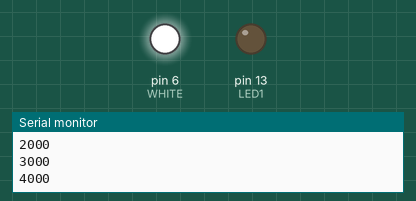
Bench run of a sketch on a simulated Arduino Uno, built with avr-gcc and run on an emulated ATmega328P. Shown: output pins drawn as LEDs (lit = HIGH), the last lines printed to the serial monitor.

Above: at 5.0 s.
At 15.0 s:
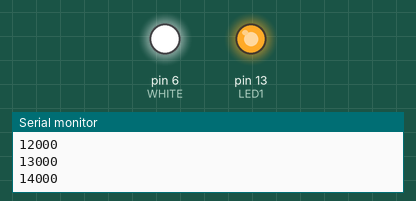
Timing chart, 0 to 23.0 s (numbered marks = the images above):
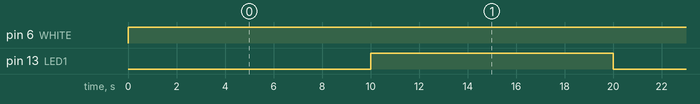

The sketch:

testdayo.ino
```cpp
// LED1のピン番号を定義
#define LED1 13
#define WHITE 6

// プロトタイプ宣言
int blink(int pin, int state);
void blink_1sec_led(unsigned char &count, int &state);

void setup(){
    // LED1を出力モードに設定
    pinMode(LED1, OUTPUT);
    pinMode(WHITE, OUTPUT);
    Serial.begin(9600);  // シリアル通信の開始
}

void loop(){
    // staticを付けて変数の値を保持します。
    static unsigned char count = 0;
    static unsigned long millis_buf = 0;
    static int state1 = HIGH;

    digitalWrite(WHITE, HIGH);

    //　現在の経過時間-この待機処理を通過した時間が1000(ms)になるまで待機
    while ((millis() - millis_buf) < 1000){
        ;
    }
    // 上の待機から抜けた時間を格納
    millis_buf = millis();
    Serial.println(millis_buf);

    //　カウントを取る
    count++;

    // LEDを点灯させる処理
    blink_1sec_led(count, state1);
}

// countの値に応じてLEDを点滅させる関数
void blink_1sec_led(unsigned char &count, int &state){
    if((count % 10) == 0){
      state = blink(LED1, state);
    }
}

int blink(int pin, int state){
    digitalWrite(pin, state);
    return state = HIGH - state;
}
```

cansend.c
```cpp
#include <Arduino.h>
#include <Wire.h>
#include <Adafruit_BME280.h>
#include <SPI.h>
#include <mcp_can.h>

MCP_CAN CAN(9);  // CANモジュールのCSピン

Adafruit_BME280 bme; // BME280センサオブジェクトの初期化

typedef struct {
    unsigned char data[8];
    unsigned long lastSentTimestamp;
    unsigned long sendInterval;
    unsigned long canId; // 29ビットのCAN IDを格納
} DataPacket;

DataPacket dataPackets[] = {
    {{0x00, 0x00, 0x00, 0x00, 0x00, 0x00, 0x00, 0x00}, 0, 1000, 0x18FFFFFF},  // data1
    {{0x00, 0xFF, 0x22, 0xAA, 0x44, 0xBB, 0x66, 0xCC}, 0, 1000, 0x18FFFFFE},  // data2
    {{0x00, 0x00, 0x00, 0x00, 0x00, 0x00, 0x00, 0x00}, 0, 1000, 0x18FFFFFD}   // data3
};

void setup() {
    Serial.begin(115200);
    Wire.begin();

/*
    if (!bme.begin(0x76)) {  // BME280の初期化
        Serial.println("Could not find a valid BME280 sensor, check wiring!");
        while (1);
    }
*/

    if (CAN.begin(MCP_ANY, CAN_500KBPS, MCP_8MHZ) == CAN_OK) {
        Serial.println("CAN Init OK");
    } else {
        Serial.println("CAN Init Failed");
    }

    for (int i = 0; i < sizeof(dataPackets) / sizeof(DataPacket); i++) {
        dataPackets[i].lastSentTimestamp = millis();
    }
}

void incrementData1Byte1() {
    //dataPackets[0].data[0] = (dataPackets[0].data[0] + 1) % 0x100;
}

void incrementData2Byte1() {
    //dataPackets[1].data[1] = (dataPackets[1].data[1] + 1) % 0x100;
}

void readBME280Data() {
    int temperature = bme.readTemperature(); // Celsius
    int humidity = bme.readHumidity(); // %
    long pressure = bme.readPressure() / 100.0F; // hPa

    dataPackets[2].data[0] = temperature;
    dataPackets[2].data[1] = humidity;
    dataPackets[2].data[2] = pressure & 0xFF; // 下位バイト
    dataPackets[2].data[3] = (pressure >> 8) & 0xFF; // 上位バイト
}

void loop() {
    unsigned long currentMillis = millis();

    //readBME280Data();  // BME280からデータを読み取る

    for (int i = 0; i < sizeof(dataPackets) / sizeof(DataPacket); i++) {
        if (currentMillis - dataPackets[i].lastSentTimestamp >= dataPackets[i].sendInterval) {
            if (i == 0) {
                incrementData1Byte1();
            }
            if (i == 1) {
                incrementData2Byte1();
            }

            CAN.sendMsgBuf(dataPackets[i].canId, 0, 8, dataPackets[i].data);  // CANデータの送信
            Serial.println("Data sent!");
            dataPackets[i].lastSentTimestamp = currentMillis;
        }
    }
}
```

Measured:
- by itself, pin 6 (WHITE): LOW → HIGH at 0.00 s
- by itself, pin 13 (LED1): alternates HIGH for 10.0 s and LOW for 10.0 s
